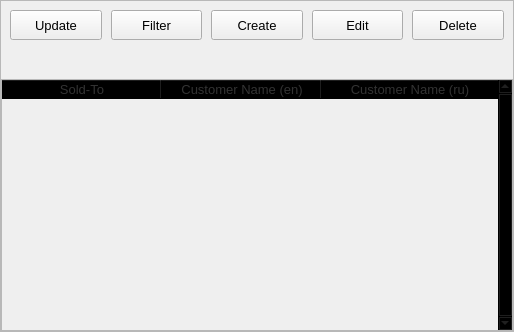
                              <widget class="QFrame" name="soldto_body_frame">
                               <property name="frameShape">
                                <enum>QFrame::StyledPanel</enum>
                               </property>
                               <property name="frameShadow">
                                <enum>QFrame::Raised</enum>
                               </property>
                               <layout class="QVBoxLayout" name="verticalLayout_22">
                                <property name="spacing">
                                 <number>0</number>
                                </property>
                                <property name="leftMargin">
                                 <number>0</number>
                                </property>
                                <property name="topMargin">
                                 <number>0</number>
                                </property>
                                <property name="rightMargin">
                                 <number>0</number>
                                </property>
                                <property name="bottomMargin">
                                 <number>0</number>
                                </property>
                                <item>
                                 <layout class="QGridLayout" name="gridLayout_3" rowstretch="0">
                                  <property name="leftMargin">
                                   <number>9</number>
                                  </property>
                                  <property name="topMargin">
                                   <number>9</number>
                                  </property>
                                  <property name="rightMargin">
                                   <number>9</number>
                                  </property>
                                  <property name="bottomMargin">
                                   <number>9</number>
                                  </property>
                                  <property name="spacing">
                                   <number>9</number>
                                  </property>
                                  <item row="0" column="3">
                                   <widget class="QPushButton" name="soldto_edit_btn">
                                    <property name="minimumSize">
                                     <size>
                                      <width>0</width>
                                      <height>30</height>
                                     </size>
                                    </property>
                                    <property name="font">
                                     <font>
                                      <family>Segoe UI</family>
                                      <pointsize>10</pointsize>
                                     </font>
                                    </property>
                                    <property name="cursor">
                                     <cursorShape>PointingHandCursor</cursorShape>
                                    </property>
                                    <property name="text">
                                     <string>Edit</string>
                                    </property>
                                    <property name="icon">
                                     <iconset resource="../resources.qrc">
                                      <normaloff>:/icons/images/icons/cil-user.png</normaloff>:/icons/images/icons/cil-user.png</iconset>
                                    </property>
                                   </widget>
                                  </item>
                                  <item row="0" column="0">
                                   <widget class="QPushButton" name="soldto_update_btn">
                                    <property name="minimumSize">
                                     <size>
                                      <width>0</width>
                                      <height>30</height>
                                     </size>
                                    </property>
                                    <property name="font">
                                     <font>
                                      <pointsize>10</pointsize>
                                     </font>
                                    </property>
                                    <property name="cursor">
                                     <cursorShape>PointingHandCursor</cursorShape>
                                    </property>
                                    <property name="text">
                                     <string>Update</string>
                                    </property>
                                    <property name="icon">
                                     <iconset resource="../resources.qrc">
                                      <normaloff>:/icons/images/icons/cil-reload.png</normaloff>:/icons/images/icons/cil-reload.png</iconset>
                                    </property>
                                   </widget>
                                  </item>
                                  <item row="0" column="4">
                                   <widget class="QPushButton" name="soldto_delete_btn">
                                    <property name="minimumSize">
                                     <size>
                                      <width>0</width>
                                      <height>30</height>
                                     </size>
                                    </property>
                                    <property name="font">
                                     <font>
                                      <family>Segoe UI</family>
                                      <pointsize>10</pointsize>
                                     </font>
                                    </property>
                                    <property name="cursor">
                                     <cursorShape>PointingHandCursor</cursorShape>
                                    </property>
                                    <property name="text">
                                     <string>Delete</string>
                                    </property>
                                    <property name="icon">
                                     <iconset resource="../resources.qrc">
                                      <normaloff>:/icons/images/icons/cil-user-unfollow.png</normaloff>:/icons/images/icons/cil-user-unfollow.png</iconset>
                                    </property>
                                   </widget>
                                  </item>
                                  <item row="0" column="2">
                                   <widget class="QPushButton" name="soldto_add_btn">
                                    <property name="minimumSize">
                                     <size>
                                      <width>0</width>
                                      <height>30</height>
                                     </size>
                                    </property>
                                    <property name="font">
                                     <font>
                                      <family>Segoe UI</family>
                                      <pointsize>10</pointsize>
                                     </font>
                                    </property>
                                    <property name="cursor">
                                     <cursorShape>PointingHandCursor</cursorShape>
                                    </property>
                                    <property name="text">
                                     <string>Create</string>
                                    </property>
                                    <property name="icon">
                                     <iconset resource="../resources.qrc">
                                      <normaloff>:/icons/images/icons/cil-user-follow.png</normaloff>:/icons/images/icons/cil-user-follow.png</iconset>
                                    </property>
                                   </widget>
                                  </item>
                                  <item row="0" column="1">
                                   <widget class="QPushButton" name="soldto_filter_btn">
                                    <property name="minimumSize">
                                     <size>
                                      <width>0</width>
                                      <height>30</height>
                                     </size>
                                    </property>
                                    <property name="font">
                                     <font>
                                      <pointsize>10</pointsize>
                                     </font>
                                    </property>
                                    <property name="cursor">
                                     <cursorShape>PointingHandCursor</cursorShape>
                                    </property>
                                    <property name="text">
                                     <string>Filter</string>
                                    </property>
                                    <property name="icon">
                                     <iconset resource="../resources.qrc">
                                      <normaloff>:/icons/images/icons/filter.svg</normaloff>:/icons/images/icons/filter.svg</iconset>
                                    </property>
                                   </widget>
                                  </item>
                                 </layout>
                                </item>
                                <item>
                                 <widget class="QFrame" name="frame_3">
                                  <property name="minimumSize">
                                   <size>
                                    <width>0</width>
                                    <height>30</height>
                                   </size>
                                  </property>
                                  <property name="font">
                                   <font>
                                    <pointsize>10</pointsize>
                                   </font>
                                  </property>
                                  <property name="frameShape">
                                   <enum>QFrame::NoFrame</enum>
                                  </property>
                                  <property name="frameShadow">
                                   <enum>QFrame::Raised</enum>
                                  </property>
                                  <layout class="QHBoxLayout" name="horizontalLayout_16" stretch="0">
                                   <property name="spacing">
                                    <number>2</number>
                                   </property>
                                   <property name="leftMargin">
                                    <number>2</number>
                                   </property>
                                   <property name="topMargin">
                                    <number>2</number>
                                   </property>
                                   <property name="rightMargin">
                                    <number>2</number>
                                   </property>
                                   <property name="bottomMargin">
                                    <number>2</number>
                                   </property>
                                   <item>
                                    <widget class="QLabel" name="soldto_error_lable">
                                     <property name="font">
                                      <font>
                                       <pointsize>10</pointsize>
                                      </font>
                                     </property>
                                     <property name="text">
                                      <string/>
                                     </property>
                                     <property name="alignment">
                                      <set>Qt::AlignCenter</set>
                                     </property>
                                    </widget>
                                   </item>
                                  </layout>
                                 </widget>
                                </item>
                                <item>
                                 <widget class="QFrame" name="soldto_table_frame">
                                  <property name="frameShape">
                                   <enum>QFrame::StyledPanel</enum>
                                  </property>
                                  <property name="frameShadow">
                                   <enum>QFrame::Raised</enum>
                                  </property>
                                  <layout class="QHBoxLayout" name="horizontalLayout_13">
                                   <property name="spacing">
                                    <number>0</number>
                                   </property>
                                   <property name="leftMargin">
                                    <number>0</number>
                                   </property>
                                   <property name="topMargin">
                                    <number>0</number>
                                   </property>
                                   <property name="rightMargin">
                                    <number>0</number>
                                   </property>
                                   <property name="bottomMargin">
                                    <number>0</number>
                                   </property>
                                   <item>
                                    <widget class="QTableWidget" name="soldto_table">
                                     <property name="sizePolicy">
                                      <sizepolicy hsizetype="Expanding" vsizetype="Expanding">
                                       <horstretch>0</horstretch>
                                       <verstretch>0</verstretch>
                                      </sizepolicy>
                                     </property>
                                     <property name="minimumSize">
                                      <size>
                                       <width>510</width>
                                       <height>250</height>
                                      </size>
                                     </property>
                                     <property name="palette">
                                      <palette>
                                       <active>
                                        <colorrole role="WindowText">
                                         <brush brushstyle="SolidPattern">
                                          <color alpha="255">
                                           <red>51</red>
                                           <green>51</green>
                                           <blue>51</blue>
                                          </color>
                                         </brush>
                                        </colorrole>
                                        <colorrole role="Button">
                                         <brush brushstyle="SolidPattern">
                                          <color alpha="0">
                                           <red>0</red>
                                           <green>0</green>
                                           <blue>0</blue>
                                          </color>
                                         </brush>
                                        </colorrole>
                                        <colorrole role="Text">
                                         <brush brushstyle="SolidPattern">
                                          <color alpha="255">
                                           <red>51</red>
                                           <green>51</green>
                                           <blue>51</blue>
                                          </color>
                                         </brush>
                                        </colorrole>
                                        <colorrole role="ButtonText">
                                         <brush brushstyle="SolidPattern">
                                          <color alpha="255">
                                           <red>51</red>
                                           <green>51</green>
                                           <blue>51</blue>
                                          </color>
                                         </brush>
                                        </colorrole>
                                        <colorrole role="Base">
                                         <brush brushstyle="NoBrush">
                                          <color alpha="255">
                                           <red>0</red>
                                           <green>0</green>
                                           <blue>0</blue>
                                          </color>
                                         </brush>
                                        </colorrole>
                                        <colorrole role="Window">
                                         <brush brushstyle="SolidPattern">
                                          <color alpha="0">
                                           <red>0</red>
                                           <green>0</green>
                                           <blue>0</blue>
                                          </color>
                                         </brush>
                                        </colorrole>
                                        <colorrole role="PlaceholderText">
                                         <brush brushstyle="SolidPattern">
                                          <color alpha="255">
                                           <red>51</red>
                                           <green>51</green>
                                           <blue>51</blue>
                                          </color>
                                         </brush>
                                        </colorrole>
                                       </active>
                                       <inactive>
                                        <colorrole role="WindowText">
                                         <brush brushstyle="SolidPattern">
                                          <color alpha="255">
                                           <red>51</red>
                                           <green>51</green>
                                           <blue>51</blue>
                                          </color>
                                         </brush>
                                        </colorrole>
                                        <colorrole role="Button">
                                         <brush brushstyle="SolidPattern">
                                          <color alpha="0">
                                           <red>0</red>
                                           <green>0</green>
                                           <blue>0</blue>
                                          </color>
                                         </brush>
                                        </colorrole>
                                        <colorrole role="Text">
                                         <brush brushstyle="SolidPattern">
                                          <color alpha="255">
                                           <red>51</red>
                                           <green>51</green>
                                           <blue>51</blue>
                                          </color>
                                         </brush>
                                        </colorrole>
                                        <colorrole role="ButtonText">
                                         <brush brushstyle="SolidPattern">
                                          <color alpha="255">
                                           <red>51</red>
                                           <green>51</green>
                                           <blue>51</blue>
                                          </color>
                                         </brush>
                                        </colorrole>
                                        <colorrole role="Base">
                                         <brush brushstyle="NoBrush">
                                          <color alpha="255">
                                           <red>0</red>
                                           <green>0</green>
                                           <blue>0</blue>
                                          </color>
                                         </brush>
                                        </colorrole>
                                        <colorrole role="Window">
                                         <brush brushstyle="SolidPattern">
                                          <color alpha="0">
                                           <red>0</red>
                                           <green>0</green>
                                           <blue>0</blue>
                                          </color>
                                         </brush>
                                        </colorrole>
                                        <colorrole role="PlaceholderText">
                                         <brush brushstyle="SolidPattern">
                                          <color alpha="255">
                                           <red>51</red>
                                           <green>51</green>
                                           <blue>51</blue>
                                          </color>
                                         </brush>
                                        </colorrole>
                                       </inactive>
                                       <disabled>
                                        <colorrole role="WindowText">
                                         <brush brushstyle="SolidPattern">
                                          <color alpha="255">
                                           <red>51</red>
                                           <green>51</green>
                                           <blue>51</blue>
                                          </color>
                                         </brush>
                                        </colorrole>
                                        <colorrole role="Button">
                                         <brush brushstyle="SolidPattern">
                                          <color alpha="0">
                                           <red>0</red>
                                           <green>0</green>
                                           <blue>0</blue>
                                          </color>
                                         </brush>
                                        </colorrole>
                                        <colorrole role="Text">
                                         <brush brushstyle="SolidPattern">
                                          <color alpha="255">
                                           <red>51</red>
                                           <green>51</green>
                                           <blue>51</blue>
                                          </color>
                                         </brush>
                                        </colorrole>
                                        <colorrole role="ButtonText">
                                         <brush brushstyle="SolidPattern">
                                          <color alpha="255">
                                           <red>51</red>
                                           <green>51</green>
                                           <blue>51</blue>
                                          </color>
                                         </brush>
                                        </colorrole>
                                        <colorrole role="Base">
                                         <brush brushstyle="NoBrush">
                                          <color alpha="255">
                                           <red>0</red>
                                           <green>0</green>
                                           <blue>0</blue>
                                          </color>
                                         </brush>
                                        </colorrole>
                                        <colorrole role="Window">
                                         <brush brushstyle="SolidPattern">
                                          <color alpha="0">
                                           <red>0</red>
                                           <green>0</green>
                                           <blue>0</blue>
                                          </color>
                                         </brush>
                                        </colorrole>
                                        <colorrole role="PlaceholderText">
                                         <brush brushstyle="SolidPattern">
                                          <color alpha="255">
                                           <red>51</red>
                                           <green>51</green>
                                           <blue>51</blue>
                                          </color>
                                         </brush>
                                        </colorrole>
                                       </disabled>
                                      </palette>
                                     </property>
                                     <property name="font">
                                      <font>
                                       <pointsize>10</pointsize>
                                      </font>
                                     </property>
                                     <property name="frameShape">
                                      <enum>QFrame::NoFrame</enum>
                                     </property>
                                     <property name="verticalScrollBarPolicy">
                                      <enum>Qt::ScrollBarAlwaysOn</enum>
                                     </property>
                                     <property name="sizeAdjustPolicy">
                                      <enum>QAbstractScrollArea::AdjustToContents</enum>
                                     </property>
                                     <property name="editTriggers">
                                      <set>QAbstractItemView::NoEditTriggers</set>
                                     </property>
                                     <property name="selectionMode">
                                      <enum>QAbstractItemView::SingleSelection</enum>
                                     </property>
                                     <property name="selectionBehavior">
                                      <enum>QAbstractItemView::SelectRows</enum>
                                     </property>
                                     <property name="showGrid">
                                      <bool>true</bool>
                                     </property>
                                     <property name="gridStyle">
                                      <enum>Qt::SolidLine</enum>
                                     </property>
                                     <property name="sortingEnabled">
                                      <bool>true</bool>
                                     </property>
                                     <property name="rowCount">
                                      <number>0</number>
                                     </property>
                                     <property name="columnCount">
                                      <number>3</number>
                                     </property>
                                     <attribute name="horizontalHeaderVisible">
                                      <bool>true</bool>
                                     </attribute>
                                     <attribute name="horizontalHeaderCascadingSectionResizes">
                                      <bool>true</bool>
                                     </attribute>
                                     <attribute name="horizontalHeaderDefaultSectionSize">
                                      <number>160</number>
                                     </attribute>
                                     <attribute name="horizontalHeaderStretchLastSection">
                                      <bool>true</bool>
                                     </attribute>
                                     <attribute name="verticalHeaderVisible">
                                      <bool>false</bool>
                                     </attribute>
                                     <attribute name="verticalHeaderCascadingSectionResizes">
                                      <bool>false</bool>
                                     </attribute>
                                     <attribute name="verticalHeaderHighlightSections">
                                      <bool>false</bool>
                                     </attribute>
                                     <attribute name="verticalHeaderStretchLastSection">
                                      <bool>false</bool>
                                     </attribute>
                                     <column>
                                      <property name="text">
                                       <string>Sold-To</string>
                                      </property>
                                      <property name="font">
                                       <font>
                                        <pointsize>10</pointsize>
                                       </font>
                                      </property>
                                     </column>
                                     <column>
                                      <property name="text">
                                       <string>Customer Name (en)</string>
                                      </property>
                                      <property name="font">
                                       <font>
                                        <pointsize>10</pointsize>
                                       </font>
                                      </property>
                                     </column>
                                     <column>
                                      <property name="text">
                                       <string>Customer Name (ru)</string>
                                      </property>
                                      <property name="font">
                                       <font>
                                        <pointsize>10</pointsize>
                                       </font>
                                      </property>
                                     </column>
                                    </widget>
                                   </item>
                                  </layout>
                                 </widget>
                                </item>
                               </layout>
                              </widget>
